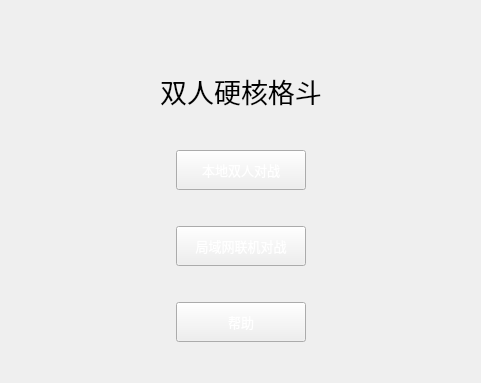
<?xml version="1.0" encoding="UTF-8"?>
<ui version="4.0">
 <class>StartWindow</class>
 <widget class="QWidget" name="StartWindow">
  <property name="geometry">
   <rect>
    <x>0</x>
    <y>0</y>
    <width>481</width>
    <height>383</height>
   </rect>
  </property>
  <property name="windowTitle">
   <string>Form</string>
  </property>
  <property name="styleSheet">
   <string notr="true">QPushButton{border-image:url(:/images/startui_btn.png);
color: #fff;}
QPushButton:hover{border-image:url(:/images/startui_btn_hover.png)}
QLabel{border-image:url(:/images/label_background.png)}

</string>
  </property>
  <layout class="QVBoxLayout" name="verticalLayout_2">
   <item>
    <layout class="QVBoxLayout" name="verticalLayout">
     <item>
      <spacer name="verticalSpacer_5">
       <property name="orientation">
        <enum>Qt::Vertical</enum>
       </property>
       <property name="sizeHint" stdset="0">
        <size>
         <width>20</width>
         <height>40</height>
        </size>
       </property>
      </spacer>
     </item>
     <item>
      <layout class="QHBoxLayout" name="horizontalLayout_4">
       <item>
        <spacer name="horizontalSpacer_8">
         <property name="orientation">
          <enum>Qt::Horizontal</enum>
         </property>
         <property name="sizeHint" stdset="0">
          <size>
           <width>40</width>
           <height>20</height>
          </size>
         </property>
        </spacer>
       </item>
       <item>
        <widget class="QLabel" name="label">
         <property name="minimumSize">
          <size>
           <width>300</width>
           <height>80</height>
          </size>
         </property>
         <property name="font">
          <font>
           <family>华文行楷</family>
           <pointsize>20</pointsize>
          </font>
         </property>
         <property name="layoutDirection">
          <enum>Qt::RightToLeft</enum>
         </property>
         <property name="text">
          <string>双人硬核格斗</string>
         </property>
         <property name="alignment">
          <set>Qt::AlignCenter</set>
         </property>
        </widget>
       </item>
       <item>
        <spacer name="horizontalSpacer_7">
         <property name="orientation">
          <enum>Qt::Horizontal</enum>
         </property>
         <property name="sizeHint" stdset="0">
          <size>
           <width>40</width>
           <height>20</height>
          </size>
         </property>
        </spacer>
       </item>
      </layout>
     </item>
     <item>
      <spacer name="verticalSpacer">
       <property name="orientation">
        <enum>Qt::Vertical</enum>
       </property>
       <property name="sizeHint" stdset="0">
        <size>
         <width>454</width>
         <height>13</height>
        </size>
       </property>
      </spacer>
     </item>
     <item>
      <layout class="QHBoxLayout" name="horizontalLayout">
       <item>
        <spacer name="horizontalSpacer">
         <property name="orientation">
          <enum>Qt::Horizontal</enum>
         </property>
         <property name="sizeHint" stdset="0">
          <size>
           <width>30</width>
           <height>20</height>
          </size>
         </property>
        </spacer>
       </item>
       <item>
        <widget class="QPushButton" name="btnLocalGame">
         <property name="minimumSize">
          <size>
           <width>130</width>
           <height>40</height>
          </size>
         </property>
         <property name="font">
          <font>
           <family>Adobe 楷体 Std R</family>
           <pointsize>10</pointsize>
          </font>
         </property>
         <property name="autoFillBackground">
          <bool>false</bool>
         </property>
         <property name="styleSheet">
          <string notr="true"/>
         </property>
         <property name="text">
          <string>本地双人对战</string>
         </property>
        </widget>
       </item>
       <item>
        <spacer name="horizontalSpacer_2">
         <property name="orientation">
          <enum>Qt::Horizontal</enum>
         </property>
         <property name="sizeHint" stdset="0">
          <size>
           <width>30</width>
           <height>20</height>
          </size>
         </property>
        </spacer>
       </item>
      </layout>
     </item>
     <item>
      <spacer name="verticalSpacer_2">
       <property name="orientation">
        <enum>Qt::Vertical</enum>
       </property>
       <property name="sizeHint" stdset="0">
        <size>
         <width>20</width>
         <height>30</height>
        </size>
       </property>
      </spacer>
     </item>
     <item>
      <layout class="QHBoxLayout" name="horizontalLayout_2">
       <item>
        <spacer name="horizontalSpacer_3">
         <property name="orientation">
          <enum>Qt::Horizontal</enum>
         </property>
         <property name="sizeHint" stdset="0">
          <size>
           <width>30</width>
           <height>20</height>
          </size>
         </property>
        </spacer>
       </item>
       <item>
        <widget class="QPushButton" name="btnNetGame">
         <property name="minimumSize">
          <size>
           <width>130</width>
           <height>40</height>
          </size>
         </property>
         <property name="font">
          <font>
           <family>Adobe 楷体 Std R</family>
           <pointsize>10</pointsize>
          </font>
         </property>
         <property name="styleSheet">
          <string notr="true"/>
         </property>
         <property name="text">
          <string>局域网联机对战</string>
         </property>
        </widget>
       </item>
       <item>
        <spacer name="horizontalSpacer_4">
         <property name="orientation">
          <enum>Qt::Horizontal</enum>
         </property>
         <property name="sizeHint" stdset="0">
          <size>
           <width>30</width>
           <height>20</height>
          </size>
         </property>
        </spacer>
       </item>
      </layout>
     </item>
     <item>
      <spacer name="verticalSpacer_3">
       <property name="orientation">
        <enum>Qt::Vertical</enum>
       </property>
       <property name="sizeHint" stdset="0">
        <size>
         <width>20</width>
         <height>30</height>
        </size>
       </property>
      </spacer>
     </item>
     <item>
      <layout class="QHBoxLayout" name="horizontalLayout_3">
       <item>
        <spacer name="horizontalSpacer_5">
         <property name="orientation">
          <enum>Qt::Horizontal</enum>
         </property>
         <property name="sizeHint" stdset="0">
          <size>
           <width>30</width>
           <height>20</height>
          </size>
         </property>
        </spacer>
       </item>
       <item>
        <widget class="QPushButton" name="btnHelp">
         <property name="minimumSize">
          <size>
           <width>130</width>
           <height>40</height>
          </size>
         </property>
         <property name="font">
          <font>
           <family>Adobe 楷体 Std R</family>
           <pointsize>10</pointsize>
          </font>
         </property>
         <property name="styleSheet">
          <string notr="true"/>
         </property>
         <property name="text">
          <string>帮助</string>
         </property>
        </widget>
       </item>
       <item>
        <spacer name="horizontalSpacer_6">
         <property name="orientation">
          <enum>Qt::Horizontal</enum>
         </property>
         <property name="sizeHint" stdset="0">
          <size>
           <width>30</width>
           <height>20</height>
          </size>
         </property>
        </spacer>
       </item>
      </layout>
     </item>
     <item>
      <spacer name="verticalSpacer_4">
       <property name="orientation">
        <enum>Qt::Vertical</enum>
       </property>
       <property name="sizeHint" stdset="0">
        <size>
         <width>20</width>
         <height>30</height>
        </size>
       </property>
      </spacer>
     </item>
    </layout>
   </item>
  </layout>
 </widget>
 <resources/>
 <connections/>
</ui>
